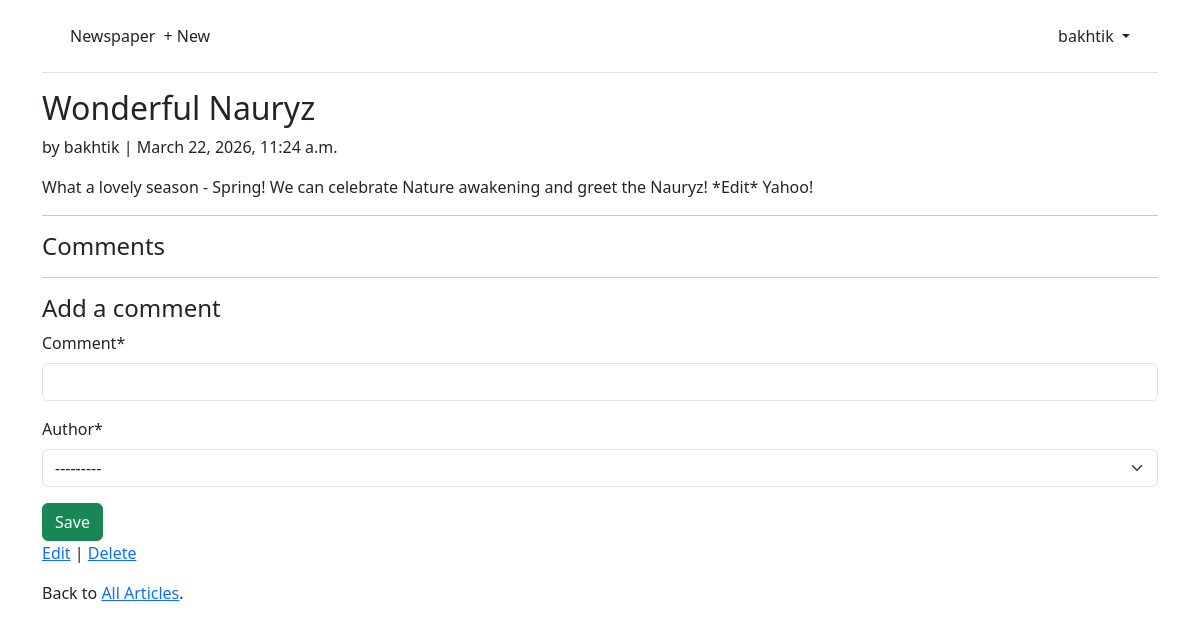
The app's page /articles/1/ (signed in), older data.
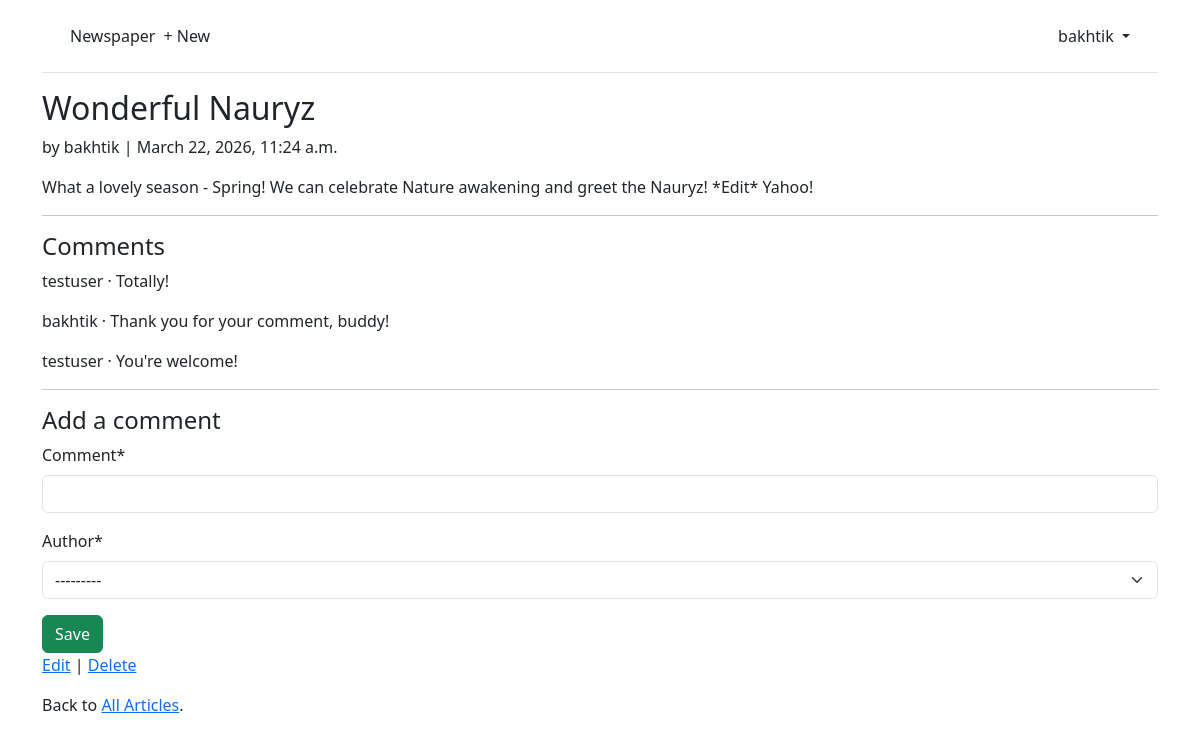
The same page, newer data.
### articles/models.py (models this page shows, shortened)
class Comment(models.Model):
    article = models.ForeignKey(Article, on_delete=models.CASCADE)
    comment = models.CharField(max_length=140)
    author = models.ForeignKey(
        settings.AUTH_USER_MODEL,
        on_delete=models.CASCADE,
    )
    def __str__(self):
        return self.comment

### accounts/models.py (models this page shows)
class CustomUser(AbstractUser):
    age = models.PositiveIntegerField(null=True, blank=True)

### articles/views.py (the view, shortened to what this page needs)
# urls.py: path("<int:pk>/", ArticleDetailView.as_view(), name="article_detail"),
class ArticleDetailView(LoginRequiredMixin, View):
    def get(self, request, *args, **kwargs):
        view = CommentGet.as_view()
        return view(request, *args, **kwargs)

### articles/forms.py
class CommentForm(forms.ModelForm):
    class Meta:
        model = Comment
        fields = ("comment", "author")

### articles/views.py (called while the page is built)
    def get_context_data(self, **kwargs):
        context = super().get_context_data(**kwargs)
        context['form'] = CommentForm()
        return context

### templates/article_detail.html
{% extends "base.html" %}
{% load crispy_forms_tags %}
{% block content %}
<div class="article-entry">
  <h2>{{ object.title }}</h2>
  <p>by {{ object.author }} | {{ object.date }}</p>
  <p>{{ object.body }}</p>
</div>
<hr>
<h4>Comments</h4>
  {% for comment in article.comment_set.all %}
    <p>{{ comment.author }} &middot; {{ comment }}</p>
  {% endfor %}
<hr>
<h4>Add a comment</h4>
<form action="" method="post">{% csrf_token %}
  {{ form|crispy }}
  <button class="btn btn-success ml-2" type="submit">Save</button>
</form>
<p><a href="{% url 'article_edit' article.pk %}">Edit</a> |
<a href="{% url 'article_delete' article.pk %}">Delete</a></p>
<p>Back to <a href="{% url 'article_list' %}">All Articles</a>.</p>
{% endblock content %}

Row changes from the older to the newer data that the page shows:
added Comment: author "testuser", comment "Totally!"
added Comment: author "bakhtik", comment "Thank you for your comment, buddy!"
added Comment: author "testuser", comment "You're welcome!"
